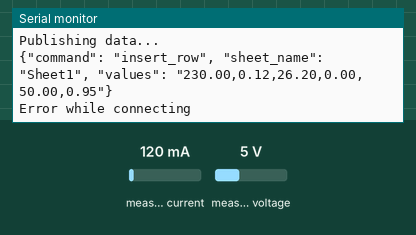
A sketch run on a simulated ESP8266 (NodeMCU). Shown: the last lines printed to the serial monitor. Inputs (shaded band) come from the test bench; at power-on: measured current 120 mA, measured voltage 5 V. WiFi joins after 1.5 s; servers stay silent unless stated.

Above: at 3.4 s.
3.5 s: measured current set to 40 mA
At 4.8 s:
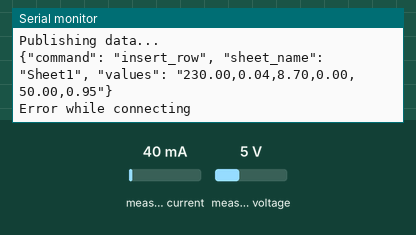
5.0 s: measured voltage set to 0.3 V
At 6.4 s:
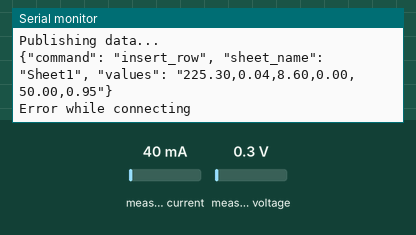
6.5 s: measured current set to 500 mA
At 8.5 s:
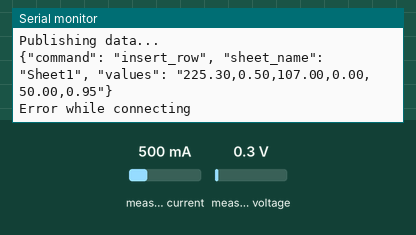
Timing chart, 0 to 10.0 s (numbered marks = the images above; inputs shaded):
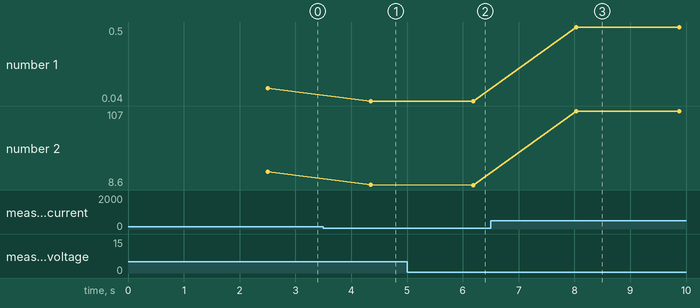

Measured:
- after the input at 3.5 s, the serial monitor: prints a new line after 0.85 s (image 1)
- after the input at 5.0 s, the serial monitor: prints a new line after 1.2 s (image 2)
- after the input at 6.5 s, the serial monitor: prints a new line after 1.5 s (image 3)
- plotted number 1: 0.12 → 0.04 after the input at 3.5 s, 0.04 → 0.5 after the input at 6.5 s
- plotted number 2: 26.2 → 8.7 after the input at 3.5 s, 8.7 → 8.6 after the input at 5.0 s, 8.6 → 107 after the input at 6.5 s

The sketch:

SMART_ENERGY_MONITORING.ino
```cpp
#include<PZEM004Tv30.h>
#include <Arduino.h>
#include <ESP8266WiFi.h>
#include "HTTPSRedirect.h"
PZEM004Tv30 pzem(13,12);

const char* ssid     = "WIFINAME";
const char* password = "WIFI PASSWORD";

const char *GScriptId = "AKfycbz0h87nNvqkONKw7yxLYksKy85KFSLs0og0q2kn9jhzVDV3KT0fQM413ErJzLSOJM987g";


String payload_base =  "{\"command\": \"insert_row\", \"sheet_name\": \"Sheet1\", \"values\": ";
String payload = "";

const char* host = "script.google.com";
const int httpsPort = 443;
const char* fingerprint = "";
String url = String("/macros/s/") + GScriptId + "/exec";
HTTPSRedirect* client = nullptr;

String volt = "";
String curr = "";
String powe = "";
String ener = "";
String freq = "";
String pf = "";

void setup() {

  Serial.begin(9600);
  delay(10);
  Serial.println('\n');


  WiFi.begin(ssid, password);
  Serial.print("Connecting to ");
  Serial.print(ssid); Serial.println(" ...");

  while (WiFi.status() != WL_CONNECTED) {
    delay(1000);
    Serial.print(".");
  }
  Serial.println('\n');
  Serial.println("Connection established!");
  Serial.print("IP address:\t");
  Serial.println(WiFi.localIP());


  client = new HTTPSRedirect(httpsPort);
  client->setInsecure();
  client->setPrintResponseBody(true);
  client->setContentTypeHeader("application/json");

  Serial.print("Connecting to ");
  Serial.println(host);


  bool flag = false;
  for (int i=0; i<5; i++){
    int retval = client->connect(host, httpsPort);
    if (retval == 1){
       flag = true;
       Serial.println("Connected");
       break;
    }
    else
      Serial.println("Connection failed. Retrying...");
  }
  if (!flag){
    Serial.print("Could not connect to server: ");
    Serial.println(host);
    return;
  }
  delete client;
  client = nullptr;
}


void loop() {
    float voltag = pzem.voltage();
    float curren = pzem.current();
    float poww = pzem.power();
    float energ= pzem.energy();
    float frequenc= pzem.frequency();
    float pwf= pzem.pf();

    if(isnan(voltag)){
      voltag =0;
      curren=0;
      poww=0;
      energ=0;
      frequenc=0;
      pwf=0;
      }


  volt = String(voltag);
  curr = String(curren);
  powe = String(poww);
  ener = String(energ);
  freq = String(frequenc);
  pf   = String(pwf);


  static bool flag = false;
  if (!flag){
    client = new HTTPSRedirect(httpsPort);
    client->setInsecure();
    flag = true;
    client->setPrintResponseBody(true);
    client->setContentTypeHeader("application/json");
  }
  if (client != nullptr){
    if (!client->connected()){
      client->connect(host, httpsPort);
    }
  }
  else{
    Serial.println("Error creating client object!");
  }


  payload = payload_base + "\"" + volt + "," + curr + "," + powe +"," + ener + "," + freq + "," + pf + "\"}";


  Serial.println("Publishing data...");
  Serial.println(payload);
  if(client->POST(url, host, payload)){

  }
  else{

    Serial.println("Error while connecting");
  }

  // a delay of several seconds is required before publishing again
  delay(1500);
}
```
